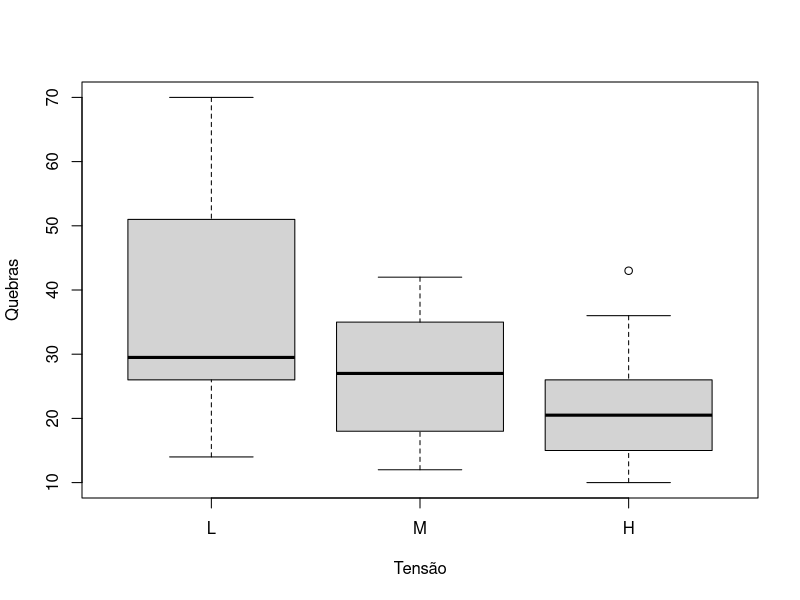

Recreate this plot in R.
# Levene–Brown–Forsythe
# Material didático — Estatística e Ciência de Dados — ICTIN/UFLA
# Fonte: e-book Psicometria Online

if (!requireNamespace("car", quietly = TRUE)) install.packages("car")
library(car)
boxplot(breaks ~ tension, data = warpbreaks,
        xlab = "Tensão", ylab = "Quebras")
print(leveneTest(breaks ~ tension, data = warpbreaks, center = median))
